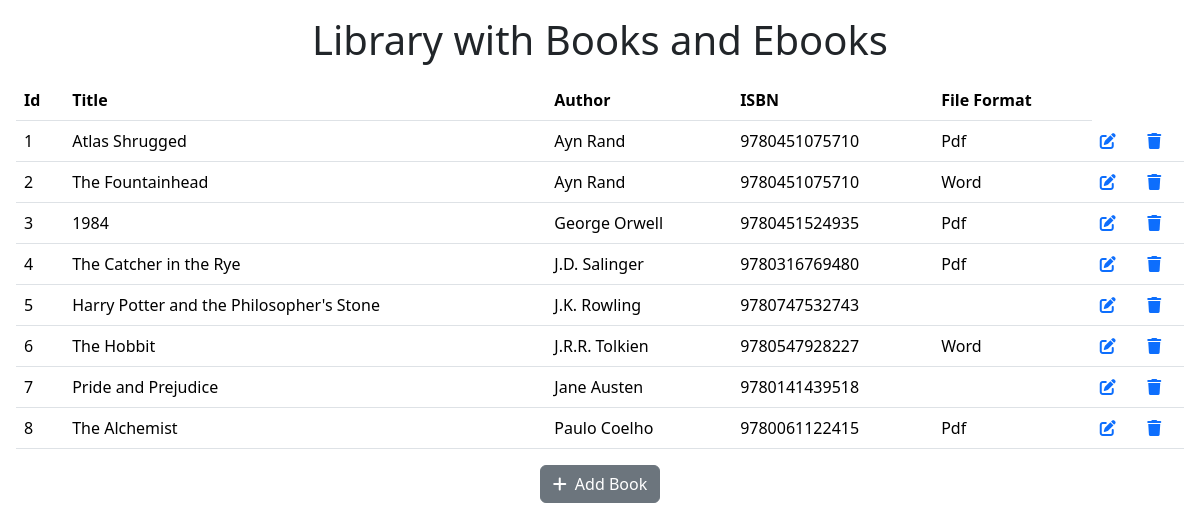
The page / on the database its author committed.
### model.py (models this page shows, shortened)
class Book:
    def __init__(self, title, author, isbn):
        self.title = title
        self.author = author
        self.isbn = isbn

class EBook(Book,db.Model):
    __tablename__ = "data_1"
    id = db.Column(db.Integer, primary_key=True)
    title = db.Column(db.String())
    author = db.Column(db.String())
    isbn = db.Column(db.String())
    file_format = db.Column(db.String())

### app.py (the view)
@app.route('/')
def RetrieveList():
    students = EBook.query.all()
    return render_template('datalist.html', students = students)

### templates/datalist.html (shortened to what this page needs)
<!DOCTYPE html>
<html lang="en">
<head>
<link href="https://cdn.jsdelivr.net/npm/bootstrap@5.3.2/dist/css/bootstrap.min.css" rel="stylesheet">
<link rel="stylesheet" href="https://cdnjs.cloudflare.com/ajax/libs/font-awesome/6.5.1/css/all.min.css" />
</head>
<body>
{% block body %}
  <h1 class="text-center mt-3">Library with Books and Ebooks</h1>
  <div class="back m-3">
    <form method="post" action="" class="form">
        <table class="table">
            <thead>
                <th>Id</th>
                <th>Title</th>
                <th>Author</th>
                <th>ISBN</th>
                <th>File Format</th>
            </thead>
            <tbody>
                {% for student in students %}
                <tr>
                    <td>{{ loop.index }}</td>
                    <td>{{ student.title }}</td>
                    <td>{{ student.author }}</td>
                    <td>{{ student.isbn }}</td>
                    <td>{{ student.file_format }}</td>
                    <td>
                        <a href="{{student.id}}/edit">
                        <i class="fas fa-edit"></i>
                    </a>
                </td>
                    <td>
                        <a href="{{student.id}}/delete">
                        <i class="fa-solid fa-trash"></i>
                    </a>
                    </td>
                </tr>
                {% endfor %}
            </tbody>
        </table>
        <div class="text-center">
        <form action="/create" method="GET" class="text-center bg-success">
            <button type="submit" class="btn btn-secondary">
                <i class="fa fa-plus me-2" aria-hidden="true"></i>Add Book
            </button>
        </form>
    </div>
      </form>
</div>
{% endblock %}
</body>
</html>

### rows shown on the page
EBook: title "Atlas Shrugged", author "Ayn Rand", isbn "9780451075710", file_format "Pdf"
EBook: title "The Fountainhead", author "Ayn Rand", isbn "9780451075710", file_format "Word"
EBook: title "1984", author "George Orwell", isbn "9780451524935", file_format "Pdf"
EBook: title "The Catcher in the Rye", author "J.D. Salinger", isbn "9780316769480", file_format "Pdf"
EBook: title "Harry Potter and the Philosopher's Stone", author "J.K. Rowling", isbn "9780747532743"
EBook: title "The Hobbit", author "J.R.R. Tolkien", isbn "9780547928227", file_format "Word"
EBook: title "Pride and Prejudice", author "Jane Austen", isbn "9780141439518"
EBook: title "The Alchemist", author "Paulo Coelho", isbn "9780061122415", file_format "Pdf"
